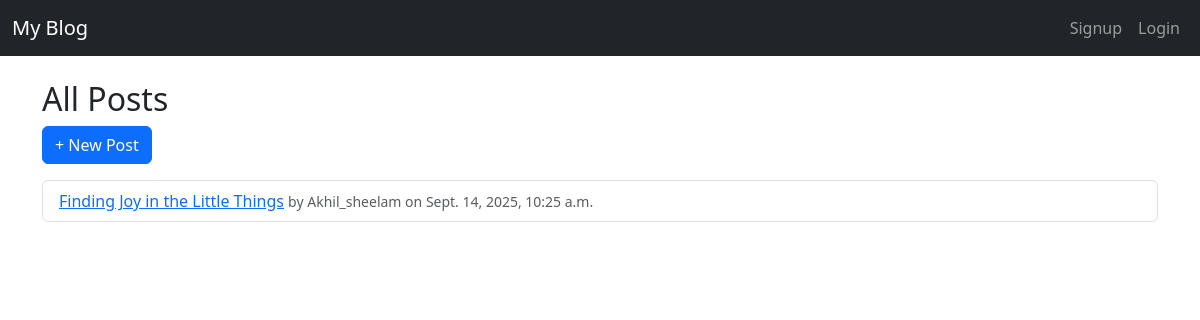
The page / on the database its author committed.
### blog/models.py (models this page shows, shortened)
class Post(models.Model):
    title = models.CharField(max_length=200)
    content = models.TextField()
    author = models.ForeignKey(User, on_delete=models.CASCADE)
    created_at = models.DateTimeField(default=timezone.now)
    updated_at = models.DateTimeField(auto_now=True)

### blog/views.py (the view)
# urls.py: path('', views.post_list, name='post_list'),
def post_list(request):
    posts = Post.objects.all()
    return render(request, 'blog/post_list.html', {'posts': posts})

### blog/templates/blog/post_list.html (shortened to what this page needs)
{% extends "blog/base.html" %}
{% block content %}
<h2>All Posts</h2>
<a href="{% url 'post_create' %}" class="btn btn-primary mb-3">+ New Post</a>
<ul class="list-group">
    {% for post in posts %}
        <li class="list-group-item">
            <a href="{% url 'post_detail' post.pk %}">{{ post.title }}</a>
            <small class="text-muted">by {{ post.author }} on {{ post.created_at }}</small>
        </li>
    {% empty %}
        <li class="list-group-item">No posts yet.</li>
    {% endfor %}
</ul>
{% endblock %}

### rows shown on the page
Post: title "Finding Joy in the Little Things", author "Akhil_sheelam", created_at "Sept. 14, 2025, 10:25 a.m."
